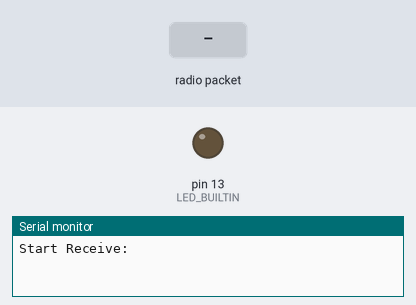
The sketch below on a simulated Arduino Uno, built with avr-gcc and run on an emulated ATmega328P. On the bench: output pins drawn as LEDs (lit = HIGH), the last lines printed to the serial monitor. The test bench sets the inputs (shaded band). No radio packets arrive unless stated; pins used as bus, display or sensor lines are not drawn.

Above: at 1.3 s.
1.4 s: radio packet "1" arrives
At 2.2 s:
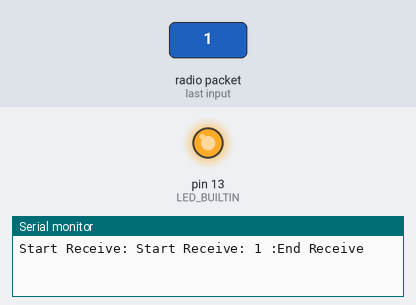
Timing chart, 0 to 4.4 s (numbered marks = the images above; inputs shaded):
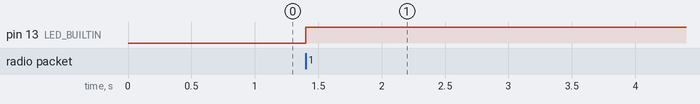

Measured:
- after the input at 1.4 s, pin 13 (LED_BUILTIN): LOW → HIGH at once

The sketch:

code_empfaenger.ino
```cpp
// Feather9x_RX
// -*- mode: C++ -*-
// Example sketch showing how to create a simple messaging client (receiver)
// with the RH_RF95 class. RH_RF95 class does not provide for addressing or
// reliability, so you should only use RH_RF95 if you do not need the higher
// level messaging abilities.
// It is designed to work with the other example Feather9x_TX

#include <SPI.h>
#include <RH_RF95.h>
/*
// First 3 here are boards w/radio BUILT-IN. Boards using FeatherWing follow.
#if defined (__AVR_ATmega32U4__)  // Feather 32u4 w/Radio
  #define RFM95_CS    8
  #define RFM95_INT   7
  #define RFM95_RST   4

#elif defined(ADAFRUIT_FEATHER_M0) || defined(ADAFRUIT_FEATHER_M0_EXPRESS) || defined(ARDUINO_SAMD_FEATHER_M0)  // Feather M0 w/Radio
  #define RFM95_CS    8
  #define RFM95_INT   3
  #define RFM95_RST   4

#elif defined(ARDUINO_ADAFRUIT_FEATHER_RP2040_RFM)  // Feather RP2040 w/Radio
  #define RFM95_CS   16
  #define RFM95_INT  21
  #define RFM95_RST  17

#elif defined (__AVR_ATmega328P__)  // Feather 328P w/wing
  #define RFM95_CS    4  //
  #define RFM95_INT   3  //
  #define RFM95_RST   2  // "A"

#elif defined(ESP8266)  // ESP8266 feather w/wing
  #define RFM95_CS    2  // "E"
  #define RFM95_INT  15  // "B"
  #define RFM95_RST  16  // "D"

#elif defined(ARDUINO_ADAFRUIT_FEATHER_ESP32S2) || defined(ARDUINO_NRF52840_FEATHER) || defined(ARDUINO_NRF52840_FEATHER_SENSE)
  #define RFM95_CS   10  // "B"
  #define RFM95_INT   9  // "A"
  #define RFM95_RST  11  // "C"

#elif defined(ESP32)  // ESP32 feather w/wing
  #define RFM95_CS   33  // "B"
  #define RFM95_INT  27  // "A"
  #define RFM95_RST  13

#elif defined(ARDUINO_NRF52832_FEATHER)  // nRF52832 feather w/wing
  #define RFM95_CS   11  // "B"
  #define RFM95_INT  31  // "C"
  #define RFM95_RST   7  // "A"

#endif
*/
/* Some other possible setups include:

// Feather 32u4:
#define RFM95_CS   8
#define RFM95_RST  4
#define RFM95_INT  7

// Feather M0:
#define RFM95_CS   8
#define RFM95_RST  4
#define RFM95_INT  3

// Arduino shield:
#define RFM95_CS  10
#define RFM95_RST  9
#define RFM95_INT  7

// Feather 32u4 w/wing:
#define RFM95_RST 11  // "A"
#define RFM95_CS  10  // "B"
#define RFM95_INT  2  // "SDA" (only SDA/SCL/RX/TX have IRQ!)
*/

// Feather m0 w/wing:
#define RFM95_RST 11  // "A"
#define RFM95_CS  10  // "B"
#define RFM95_INT  6  // "D"


// Change to 434.0 or other frequency, must match RX's freq!
#define RF95_FREQ 868.0

// Singleton instance of the radio driver
RH_RF95 rf95(RFM95_CS, RFM95_INT);
unsigned long lastSend = 0;

void setup() {
  pinMode(LED_BUILTIN, OUTPUT);
  pinMode(RFM95_RST, OUTPUT);
  digitalWrite(RFM95_RST, HIGH);

  Serial.begin(115200);
  while (!Serial) delay(1);
  delay(100);

  // manual reset
  digitalWrite(RFM95_RST, LOW);
  delay(10);
  digitalWrite(RFM95_RST, HIGH);
  delay(10);

  Serial.print("Start Receive: ");

  while (!rf95.init()) {
    Serial.println("LoRa radio init failed");
    while (1);
  }

  // Defaults after init are 868.0MHz, modulation GFSK_Rb250Fd250, +13dbM
  if (!rf95.setFrequency(RF95_FREQ)) {
    Serial.println("setFrequency failed");
    while (1);
  }
  //Serial.print("Set Freq to: "); Serial.println(RF95_FREQ);

  // Defaults after init are 868.0MHz, 13dBm, Bw = 125 kHz, Cr = 4/5, Sf = 128chips/symbol, CRC on

  // The default transmitter power is 13dBm, using PA_BOOST.
  // If you are using RFM95/96/97/98 modules which uses the PA_BOOST transmitter pin, then
  // you can set transmitter powers from 5 to 23 dBm:
  rf95.setTxPower(23, false);
}

void loop() {
  /*if (millis() - lastSend > 5000) {

    lastSend = millis();

    uint8_t msg[] = "Hi";

    rf95.send(msg, sizeof(msg) - 1);
    rf95.waitPacketSent();

    Serial.println("Nachricht gesendet");
  }*/
  if (rf95.available()) {

    uint8_t buf[RH_RF95_MAX_MESSAGE_LEN + 1];
    uint8_t len = RH_RF95_MAX_MESSAGE_LEN;

    if (rf95.recv(buf, &len)) {

        buf[len] = '\0';

        digitalWrite(LED_BUILTIN, HIGH);

        Serial.print("Start Receive: ");

        //RH_RF95::printBuffer("Received: ", buf, len);
        Serial.print((char*)buf);

        Serial.println(" :End Receive");
    }
    else {
        Serial.println("Receive failed");
    }
}
}
```
